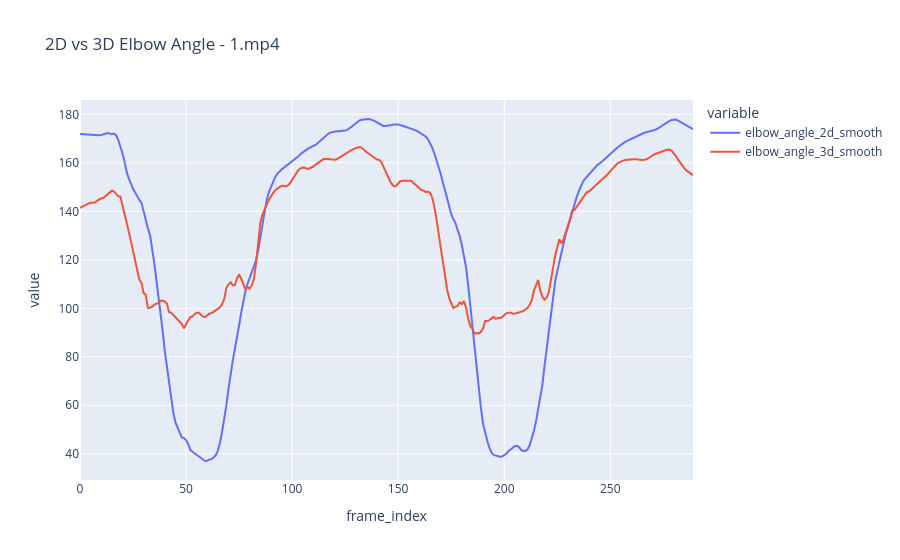

Here is the notebook cell this chart was saved with:
### Code cell
example_video = feature_df["video_name"].iloc[0]
example_df = feature_df[feature_df["video_name"] == example_video].copy()

fig = px.line(
    example_df,
    x="frame_index",
    y=["elbow_angle_2d_smooth", "elbow_angle_3d_smooth"],
    title=f"2D vs 3D Elbow Angle - {example_video}"
)
fig.show()

### Figure 1 — Plotly figure (JSON) as saved in the notebook; plotly's stock layout.template omitted (floating-point values rounded to 4 significant figures; data arrays with more than 128 entries replaced by an {"elided": "..."} marker saying what was removed)
{"data": [{"hovertemplate": "variable=elbow_angle_2d_smooth<br>frame_index=%{x}<br>value=%{y}<extra></extra>", "legendgroup": "elbow_angle_2d_smooth", "line": {"color": "#636efa", "dash": "solid"}, "marker": {"symbol": "circle"}, "mode": "lines", "name": "elbow_angle_2d_smooth", "orientation": "v", "showlegend": true, "type": "scatter", "x": {"elided": "290 int values"}, "xaxis": "x", "y": {"elided": "290 float values"}, "yaxis": "y"}, {"hovertemplate": "variable=elbow_angle_3d_smooth<br>frame_index=%{x}<br>value=%{y}<extra></extra>", "legendgroup": "elbow_angle_3d_smooth", "line": {"color": "#EF553B", "dash": "solid"}, "marker": {"symbol": "circle"}, "mode": "lines", "name": "elbow_angle_3d_smooth", "orientation": "v", "showlegend": true, "type": "scatter", "x": {"elided": "290 int values"}, "xaxis": "x", "y": {"elided": "290 float values"}, "yaxis": "y"}], "layout": {"legend": {"title": {"text": "variable"}, "tracegroupgap": 0}, "title": {"text": "2D vs 3D Elbow Angle - 1.mp4"}, "xaxis": {"anchor": "y", "domain": [0, 1], "title": {"text": "frame_index"}}, "yaxis": {"anchor": "x", "domain": [0, 1], "title": {"text": "value"}}}}
